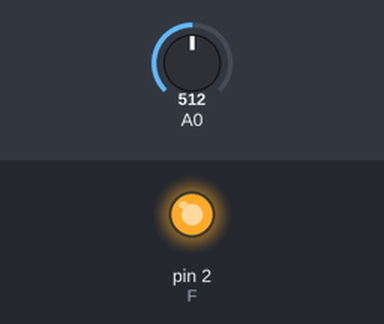
Recording of a sketch running on a simulated Arduino Uno, built with avr-gcc and run on an emulated ATmega328P. Parts: output pins drawn as LEDs (lit = HIGH). The inputs (shaded band) are chosen by the test bench; at power-on: A0 = 512. What the sketch prints to the serial monitor is not drawn.

Above: at 0.1 s.
At 5.1 s:
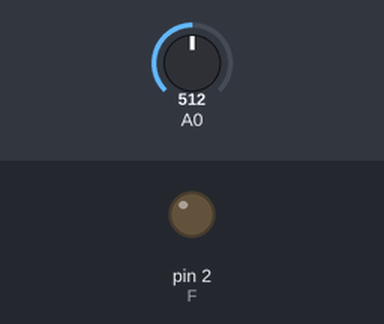
Timing chart, 0 to 6.6 s (numbered marks = the images above):
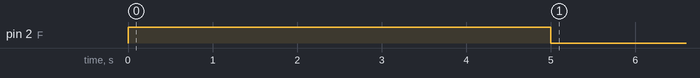

Measured:
- by itself, pin 2 (F): LOW → HIGH at 0.00 s, → LOW 5.0 s later

The sketch:

capacitancia.ino
```cpp
// !!! Medir un capacitor sin una resistencia en serie puede destruir tu Arduino !!!

// Por Roberto A. Zavala
// Breve : https://es.overleaf.com/read/yqvkmtqjbjzj
// Libro : https://www.amazon.com.mx/dp/B074TTGLL2
// 🙏🏼    : DNv7acPAeVBhTXbKv26itJecPG1SPy2o4F

// !!! Medir un capacitor sin una resistencia en serie puede destruir tu Arduino !!!

float F = 2;
float t;
float V;

void setup()
{
  Serial.begin(9600);
  pinMode(F, OUTPUT);
  t = 0;
}

void loop()
{
analogWrite(F,255);
delay(5000);
digitalWrite(F,LOW);
do{
   V = analogRead(A0);
   Serial.println(V);
  }while(V>0);
}
```
